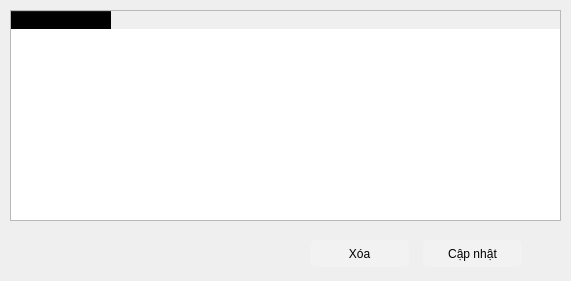
      <widget class="QWidget" name="widget_46" native="true">
       <property name="geometry">
        <rect>
         <x>390</x>
         <y>1</y>
         <width>571</width>
         <height>281</height>
        </rect>
       </property>
       <property name="styleSheet">
        <string notr="true">#widget_46 {
background: rgba(255,255,255,0.05);
}</string>
       </property>
       <widget class="QTableWidget" name="path_list_monitor">
        <property name="geometry">
         <rect>
          <x>10</x>
          <y>10</y>
          <width>551</width>
          <height>211</height>
         </rect>
        </property>
        <property name="styleSheet">
         <string notr="true">QHeaderView::section
{
  background-color: transparent;
  text-align: left;
  padding-left: 12px;
  
}

QTableWidget::item {
    padding-left: 10px;
  border: 0px;

}

QTableWidget::item::selected {
    background: rgba(255,255,255,0.05);
}
</string>
        </property>
        <column>
         <property name="text">
          <string>Danh sách tệp tin</string>
         </property>
        </column>
       </widget>
       <widget class="QPushButton" name="remove_file_monitor">
        <property name="geometry">
         <rect>
          <x>310</x>
          <y>240</y>
          <width>99</width>
          <height>27</height>
         </rect>
        </property>
        <property name="cursor">
         <cursorShape>PointingHandCursor</cursorShape>
        </property>
        <property name="styleSheet">
         <string notr="true">QPushButton {
background: rgba(255,255,255,0.2);
border-radius: 5px;
}

QPushButton::hover {
background: rgba(255,255,255,0.3);
}
</string>
        </property>
        <property name="text">
         <string>Xóa</string>
        </property>
       </widget>
       <widget class="QPushButton" name="update_file_monitor">
        <property name="geometry">
         <rect>
          <x>423</x>
          <y>240</y>
          <width>99</width>
          <height>27</height>
         </rect>
        </property>
        <property name="cursor">
         <cursorShape>PointingHandCursor</cursorShape>
        </property>
        <property name="styleSheet">
         <string notr="true">QPushButton {
background: rgba(255,255,255,0.2);
border-radius: 5px;
}

QPushButton::hover {
background: rgba(255,255,255,0.3);
}
</string>
        </property>
        <property name="text">
         <string>Cập nhật</string>
        </property>
       </widget>
      </widget>
